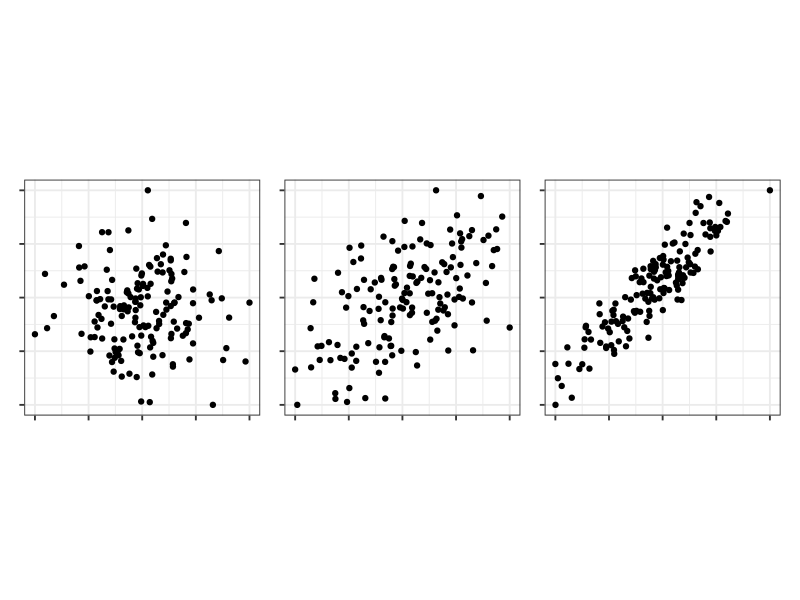
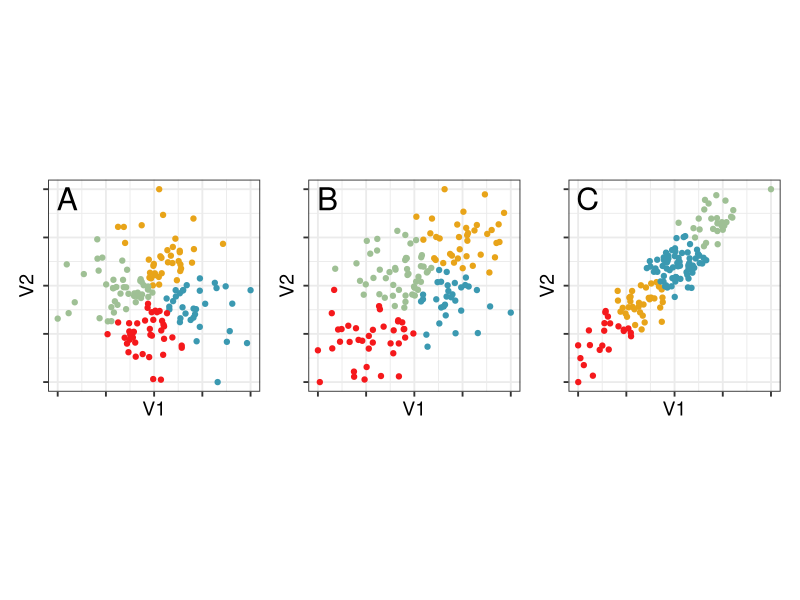
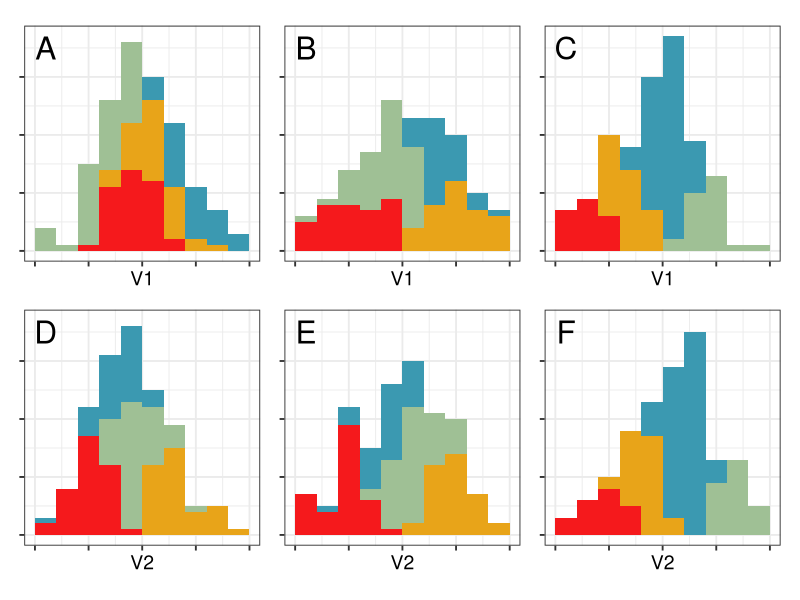
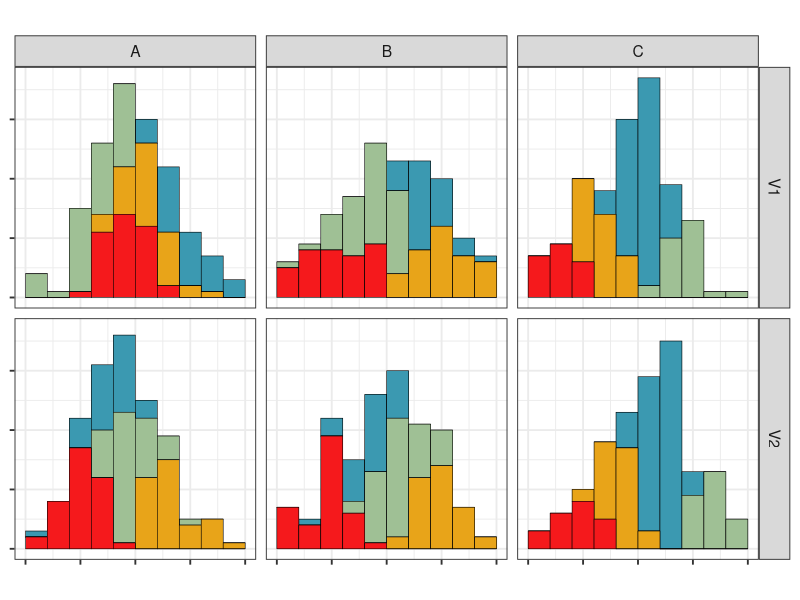

The R script that drew these images, in order: (Note: this script raises an error after producing the figures.)
# Example in introduction
library(tidyverse)
library(mvtnorm)
library(patchwork)
library(colorspace)

theme_set(theme_bw(base_size = 14) +
            theme(
              aspect.ratio = 1,
              plot.background = element_rect(fill = 'transparent', colour = NA),
              plot.title.position = "plot",
              plot.title = element_text(size = 24),
              panel.background = element_rect(fill = 'transparent', colour = NA),
              legend.background = element_rect(fill = 'transparent', colour = NA),
              legend.key = element_rect(fill = 'transparent', colour = NA)
            )
)

f_std <- function(x) {(x-min(x))/(max(x)-min(x))}
set.seed(914)
blob1 <- rmvnorm(n=155, mean=c(0,0), 
                 sigma=matrix(c(1, 0, 0, 1), 
                              ncol=2, byrow=TRUE)) |> 
  as_tibble() |>
  mutate_all(f_std)
blob2 <- rmvnorm(n=155, mean=c(0,0), 
                 sigma=matrix(c(1, 0.6, 0.6, 1), 
                              ncol=2, byrow=TRUE)) |> 
  as_tibble() |>
  mutate_all(f_std)
blob3 <- rmvnorm(n=155, mean=c(0,0), 
                 sigma=matrix(c(1, 0.9, 0.9, 1), 
                              ncol=2, byrow=TRUE)) |> 
  as_tibble() |>
  mutate_all(f_std)
b1 <- ggplot(blob1, aes(V1, V2)) + 
  geom_point() +
  theme(axis.text = element_blank(),
        axis.title = element_blank())
b2 <- ggplot(blob2, aes(V1, V2)) + 
  geom_point() +
  theme(axis.text = element_blank(),
        axis.title = element_blank())
b3 <- ggplot(blob3, aes(V1, V2)) + 
  geom_point() +
  theme(axis.text = element_blank(),
        axis.title = element_blank())
b1 + b2 + b3 + plot_layout(ncol=3)


set.seed(855)
b1_km <- kmeans(blob1, 4)
b2_km <- kmeans(blob2, 4)
b3_km <- kmeans(blob3, 4)
blob1_cl <- blob1 |>
  mutate(cl = factor(b1_km$cluster))
blob2_cl <- blob2 |>
  mutate(cl = factor(b2_km$cluster))
blob3_cl <- blob3 |>
  mutate(cl = factor(b3_km$cluster))
b4 <- ggplot(blob1_cl, aes(V1, V2, colour=cl)) + 
  geom_point() +
  scale_color_discrete_divergingx(palette="Zissou 1") +
  annotate("text", x=0.05, y=0.95, label="A", size=8) +
  theme(legend.position = "none", 
        axis.text = element_blank())
b5 <- ggplot(blob2_cl, aes(V1, V2, colour=cl)) + 
  geom_point() +
  scale_color_discrete_divergingx(palette="Zissou 1") +
  annotate("text", x=0.05, y=0.95, label="B", size=8) +
  theme(legend.position = "none", 
        axis.text = element_blank())
b6 <- ggplot(blob3_cl, aes(V1, V2, colour=cl)) + 
  geom_point() +
  scale_color_discrete_divergingx(palette="Zissou 1") +
  annotate("text", x=0.05, y=0.95, label="C", size=8) +
  theme(legend.position = "none", 
        axis.text = element_blank())
b4 + b5 + b6 + plot_layout(ncol=3)

b7 <- ggplot(blob1_cl, aes(V1, fill=cl)) + 
  geom_histogram(breaks = seq(0, 1, 0.1)) +
  scale_fill_discrete_divergingx(palette="Zissou 1") +
  ylim(c(0,37)) +
  annotate("text", x=0.05, y=35, label="A", size=8) +
  theme(legend.position = "none", 
        axis.text = element_blank(),
        axis.title.y = element_blank())
b8 <- ggplot(blob2_cl, aes(V1, fill=cl)) + 
  geom_histogram(breaks = seq(0, 1, 0.1)) +
  scale_fill_discrete_divergingx(palette="Zissou 1") +
  ylim(c(0,37)) +
  annotate("text", x=0.05, y=35, label="B", size=8) +
  theme(legend.position = "none", 
        axis.text = element_blank(),
        axis.title.y = element_blank())
b9 <- ggplot(blob3_cl, aes(V1, fill=cl)) + 
  geom_histogram(breaks = seq(0, 1, 0.1)) +
  scale_fill_discrete_divergingx(palette="Zissou 1") +
  ylim(c(0,37)) +
  annotate("text", x=0.05, y=35, label="C", size=8) +
  theme(legend.position = "none", 
        axis.text = element_blank(),
        axis.title.y = element_blank())
b10 <- ggplot(blob1_cl, aes(V2, fill=cl)) + 
  geom_histogram(breaks = seq(0, 1, 0.1)) +
  scale_fill_discrete_divergingx(palette="Zissou 1") +
  ylim(c(0,37)) +
  annotate("text", x=0.05, y=35, label="D", size=8) +
  theme(legend.position = "none", 
        axis.text = element_blank(),
        axis.title.y = element_blank())
b11 <- ggplot(blob2_cl, aes(V2, fill=cl)) + 
  geom_histogram(breaks = seq(0, 1, 0.1)) +
  scale_fill_discrete_divergingx(palette="Zissou 1") +
  ylim(c(0,37)) +
  annotate("text", x=0.05, y=35, label="E", size=8) +
  theme(legend.position = "none", 
        axis.text = element_blank(),
        axis.title.y = element_blank())
b12 <- ggplot(blob3_cl, aes(V2, fill=cl)) + 
  geom_histogram(breaks = seq(0, 1, 0.1)) +
  scale_fill_discrete_divergingx(palette="Zissou 1") +
  ylim(c(0,37)) +
  annotate("text", x=0.05, y=35, label="F", size=8) +
  theme(legend.position = "none", 
        axis.text = element_blank(),
        axis.title.y = element_blank())
b7 + b8 + b9 + b10 + b11 + b12 + plot_layout(ncol=3)

# Use facetting to make connection with plot 1 clearer
blob1_cl <- blob1_cl |>
  mutate(data = "A")
blob2_cl <- blob2_cl |>
  mutate(data = "B")
blob3_cl <- blob3_cl |>
  mutate(data = "C")

blob_all <- bind_rows(blob1_cl, blob2_cl, blob3_cl) |>
  pivot_longer(c(V1, V2), names_to = "var", values_to = "value")

ggplot(blob_all, aes(value, fill=cl)) + 
  geom_histogram(breaks = seq(0, 1, 0.1), 
                 colour="black", linewidth=0.2) +
  scale_fill_discrete_divergingx(palette="Zissou 1") +
  ylim(c(0,37)) +
  facet_grid(var~data) +
  theme(legend.position = "none", 
        axis.text = element_blank(),
        axis.title = element_blank())

# Generate a figure to show why linear combinations are needed, and subsetting
b13 <- ggplot(filter(blob1_cl, cl %in% c(1,2)), 
              aes(x=V1, y=1, colour=cl)) + 
  geom_quasirandom() +
  scale_colour_manual(values=c("#3B99B1", "#9FC095")) +
  annotate("text", x=0.05, y=1.4, label="A", size=8) +
  #xlab("linear combination") +
  ylim(c(0.5, 1.5)) +
  theme(legend.position = "none", 
        axis.text = element_blank(),
        axis.title.y = element_blank())

blob2_cl <- blob2_cl |>
  mutate(V1_V2 = 0.7218934*V1 - 0.6920043*V2) |>
  mutate(V1_V2 = (V1_V2 - min(V1_V2))/(max(V1_V2)-min(V1_V2)))

b14 <- ggplot(filter(blob2_cl, cl %in% c(1,2)), 
              aes(x=V1_V2, y=1, colour=cl)) + 
  geom_quasirandom() +
  scale_colour_manual(values=c("#3B99B1", "#9FC095")) +
  annotate("text", x=0.05, y=1.4, label="B", size=8) +
  xlab("linear combination") +
  ylim(c(0.5, 1.5)) +
  theme(legend.position = "none", 
        axis.text = element_blank(),
        axis.title.y = element_blank())

# Use PC1 for data C
prcomp(blob3_cl[,1:2])
blob3_cl <- blob3_cl |>
  mutate(V1_V2 = (0.6920043*V1 + 0.7218934*V2)/sqrt(2))

b15 <- ggplot(blob3_cl, aes(x=V1_V2, y=1, colour=cl)) + 
  geom_quasirandom() +
  scale_colour_discrete_divergingx(palette="Zissou 1") +
  annotate("text", x=0.05, y=1.4, label="C", size=8) +
  xlab("linear combination") +
  ylim(c(0.5, 1.5)) +
  theme(legend.position = "none", 
        axis.text = element_blank(),
        axis.title.y = element_blank())
b13 + b14 + b15 + plot_layout(ncol=3)
